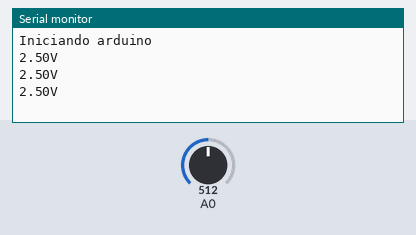
Bench run of a sketch on a simulated Arduino Uno, built with avr-gcc and run on an emulated ATmega328P. Parts: the last lines printed to the serial monitor. The inputs (shaded band) are chosen by the test bench; at power-on: A0 = 512.

Above: at 1.3 s.
1.4 s: A0 set to 716
At 1.9 s:
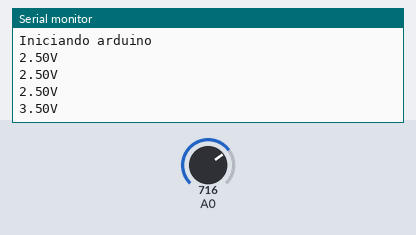
2.9 s: A0 set to 900
At 3.4 s:
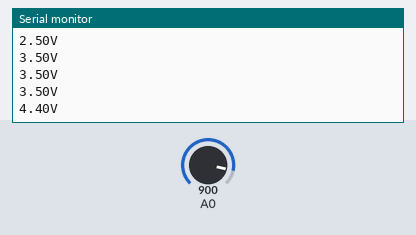
Timing chart, 0 to 5.9 s (numbered marks = the images above; inputs shaded):
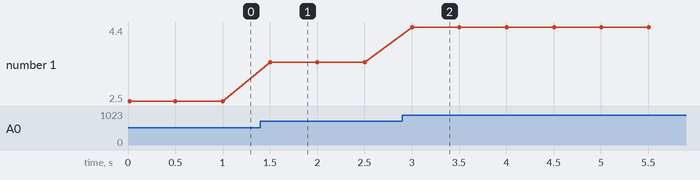

The sketch:

_4_Potenciometro.ino
```cpp
int value;
float tension;

void setup () {
  Serial.begin(9600);
  while(!Serial);
  Serial.println("Iniciando arduino");
}

void loop(){
  //lee el valor del pin AO
  value= analogRead(0);
  tension =(value*5.00)/1023;
  Serial.print(tension);
  Serial.println("V");
  delay(500);

}//loop
```

Measured:
- after the input at 1.4 s, the serial monitor: prints a new line after 0.10 s (image 1)
- after the input at 2.9 s, the serial monitor: prints a new line after 0.10 s (image 2)
- plotted number 1: 2.5 → 3.5 after the input at 1.4 s, 3.5 → 4.4 after the input at 2.9 s
